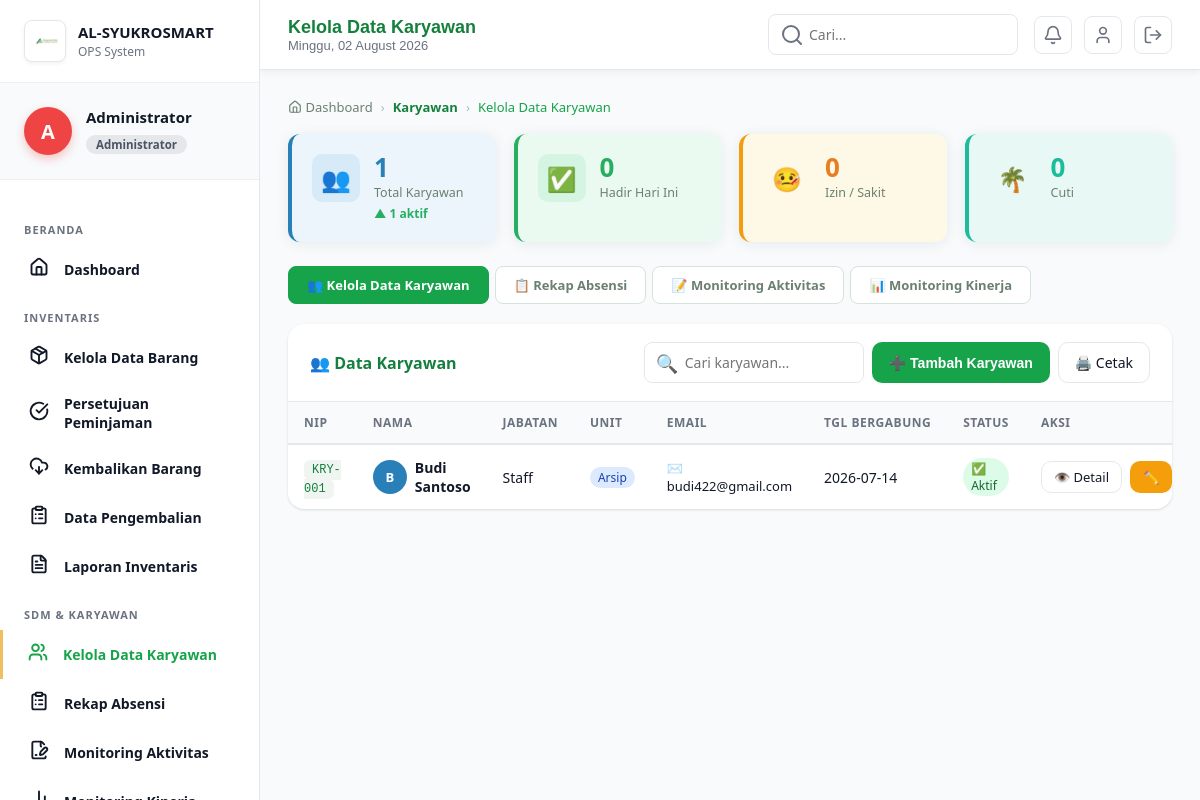
The app's page /dashboard.php?mod=karyawan&sub=data_karyawan (signed in) with its own data.
### tables this page shows
CREATE TABLE `users` (
  `id` int(11) NOT NULL,
  `name` varchar(100) NOT NULL,
  `username` varchar(50) NOT NULL,
  `email` varchar(100) NOT NULL,
  `password` varchar(255) NOT NULL,
  `role` varchar(50) NOT NULL,
  `unit` varchar(50) DEFAULT NULL,
  `created_at` date DEFAULT NULL
);

CREATE TABLE `karyawan` (
  `id` int(11) NOT NULL,
  `nip` varchar(50) NOT NULL,
  `nama` varchar(100) NOT NULL,
  `jabatan` varchar(100) DEFAULT NULL,
  `unit` varchar(50) DEFAULT NULL,
  `email` varchar(100) DEFAULT NULL,
  `telp` varchar(50) DEFAULT NULL,
  `status` varchar(50) DEFAULT NULL,
  `tgl_bergabung` date DEFAULT NULL,
  `kehadiran` int(11) DEFAULT 100,
  `kinerja` int(11) DEFAULT 90
);

### config/auth.php (called while the page is built, shortened)
<?php
require_once __DIR__ . '/database.php';
function isLoggedIn() {
    return isset($_SESSION['user_id']);
}
function getCurrentUser() {
    global $conn;
    $stmt = $conn->prepare("SELECT * FROM users WHERE id=?");
    $stmt->bind_param("i", $_SESSION['user_id']);
    $stmt->execute();
    return $stmt->get_result()->fetch_assoc();
}
function getRoleName($role) {
    $roles = [
        'admin' => 'Administrator',
        'staff' => 'Staff',
        'karyawan' => 'Karyawan',
        'admin_hr' => 'Admin HR',
        'eo' => 'Event Organizer',
        'admin_fasilitas' => 'Admin Fasilitas',
        'teknisi' => 'Teknisi',
        'manager' => 'Manager/Pimpinan',
        'admin_arsip' => 'Admin Arsip'
    ];
    return $roles[$role] ?? $role;
}

### pages/karyawan.php (the view, shortened to what this page needs)
<?php
$karyawans  = $conn->query("SELECT * FROM karyawan")->fetch_all(MYSQLI_ASSOC);
$absenToday = $conn->query("SELECT * FROM absensi")->fetch_all(MYSQLI_ASSOC);
$hadir  = count(array_filter($absenToday, fn($a)=>$a['status']==='hadir'));
$izin   = count(array_filter($absenToday, fn($a)=>in_array($a['status'],['izin','sakit'])));
$cuti   = count(array_filter($absenToday, fn($a)=>$a['status']==='cuti'));
$aktif  = count(array_filter($karyawans,  fn($k)=>$k['status']==='aktif'));
$sub = $_GET['sub'] ?? '';
?>
<div class="stats-grid">
    <div class="stat-card c-blue"><div class="stat-icon c-blue">👥</div>
        <div class="stat-info"><h3><?= count($karyawans) ?></h3><p>Total Karyawan</p><div class="stat-change up">▲ <?= $aktif ?> aktif</div></div>
    </div>
    <div class="stat-card c-green"><div class="stat-icon c-green">✅</div>
        <div class="stat-info"><h3><?= $hadir ?></h3><p>Hadir Hari Ini</p></div>
    </div>
    <div class="stat-card c-orange"><div class="stat-icon c-orange">🤒</div>
        <div class="stat-info"><h3><?= $izin ?></h3><p>Izin / Sakit</p></div>
    </div>
    <div class="stat-card c-teal"><div class="stat-icon c-teal">🌴</div>
        <div class="stat-info"><h3><?= $cuti ?></h3><p>Cuti</p></div>
    </div>
</div>
<div class="tab-nav-bar">
<?php if (in_array($role,['admin','admin_hr'])): ?>
    <a href="?mod=karyawan&sub=data_karyawan"        class="tab-link <?= $sub==='data_karyawan'?'active':'' ?>">👥 Kelola Data Karyawan</a>
    <a href="?mod=karyawan&sub=rekap_absensi"        class="tab-link <?= $sub==='rekap_absensi'?'active':'' ?>">📋 Rekap Absensi</a>
    <a href="?mod=karyawan&sub=monitoring_aktivitas" class="tab-link <?= $sub==='monitoring_aktivitas'?'active':'' ?>">📝 Monitoring Aktivitas</a>
    <a href="?mod=karyawan&sub=monitoring_kinerja"   class="tab-link <?= $sub==='monitoring_kinerja'?'active':'' ?>">📊 Monitoring Kinerja</a>
<?php elseif($role==='manager'): ?>
    <a href="?mod=karyawan&sub=data_karyawan"      class="tab-link <?= $sub==='data_karyawan'?'active':'' ?>">👥 Data Karyawan</a>
    <a href="?mod=karyawan&sub=monitoring_kinerja" class="tab-link <?= $sub==='monitoring_kinerja'?'active':'' ?>">📊 Monitoring Kinerja</a>
<?php elseif($role==='karyawan'): ?>
    <a href="?mod=karyawan&sub=profil" class="tab-link <?= $sub==='profil'?'active':'' ?>">👤 Lihat / Edit Profil</a>
<?php endif; ?>
</div>
<?php
if ($sub === 'data_karyawan'): ?>
<div class="card">
    <div class="card-header">
        <div class="card-title">👥 Data Karyawan</div>
        <div class="flex gap-2" style="flex-wrap: wrap;">
            <div class="search-input-wrap" style="flex: 1; min-width: 130px; max-width: 220px;"><span class="search-icon">🔍</span><input type="text" id="tableSearch" placeholder="Cari karyawan..." style="width: 100%;"></div>
            <?php if(in_array($role,['admin','admin_hr'])): ?>
            <button class="btn btn-success" onclick="openModal('modalTambahKaryawan')">➕ Tambah Karyawan</button>
            <a href="print.php?type=karyawan" target="_blank" class="btn btn-outline">🖨️ Cetak</a>
            <?php endif; ?>
        </div>
    </div>
    <div class="table-wrap">
        <table>
            <thead><tr><th data-sort>NIP</th><th data-sort>Nama</th><th>Jabatan</th><th>Unit</th><th>Email</th><th>Tgl Bergabung</th><th>Status</th><th>Aksi</th></tr></thead>
            <tbody>
            <?php foreach($karyawans as $k):
                $sb = $k['status']==='aktif'?'<span class="badge badge-success">✅ Aktif</span>':'<span class="badge badge-warning">🌴 '.$k['status'].'</span>';
                $init = strtoupper($k['nama'][0]);
                $colors=['#1a6b3c','#2980b9','#9b59b6','#e67e22','#e74c3c','#1abc9c'];
                $color = $colors[$k['id']%count($colors)];
            ?>
            <tr>
                <td><code class="kode"><?= $k['nip'] ?></code></td>
                <td>
                    <div class="flex items-center gap-2">
                        <div style="width:34px;height:34px;border-radius:50%;background:<?= $color ?>;display:flex;align-items:center;justify-content:center;color:white;font-weight:700;font-size:13px;flex-shrink:0;"><?= $init ?></div>
                        <strong><?= htmlspecialchars($k['nama']) ?></strong>
                    </div>
                </td>
                <td><?= $k['jabatan'] ?></td>
                <td><span class="badge badge-info"><?= $k['unit'] ?></span></td>
                <td style="font-size:13px;">✉️ <?= $k['email'] ?></td>
                <td><?= $k['tgl_bergabung'] ?></td>
                <td><?= $sb ?></td>
                <td>
                    <div class="flex gap-2">
                        <button class="btn btn-outline btn-sm" onclick="lihatKaryawan('<?= htmlspecialchars(json_encode($k), ENT_QUOTES) ?>')">👁️ Detail</button>
                        <?php if(in_array($role,['admin','admin_hr'])): ?>
                        <button class="btn btn-warning btn-sm" onclick="editKaryawan('<?= htmlspecialchars(json_encode($k), ENT_QUOTES) ?>')">✏️</button>
                        <?php endif; ?>
                    </div>
                </td>
            </tr>
            <?php endforeach; ?>
            </tbody>
        </table>
    </div>
</div>
<?php
endif; ?>

### config/sidebar.php (shortened to what this page needs)
<?php
$user        = getCurrentUser();
$role        = $user['role']      ?? 'staff';
$roleName    = getRoleName($role);
$userInitial = strtoupper(substr($user['name'] ?? 'U', 0, 1));
$mod         = $_GET['mod']  ?? '';
$sub         = $_GET['sub']  ?? '';
function sideNavItem($href, $icon, $label, $activeMod, $curMod, $curSub = '', $activeSub = '', $badge = 0, $badgeId = '') {
    $isActive = ($curMod === $activeMod && ($activeSub === '' || $curSub === $activeSub));
    $cls      = $isActive ? 'nav-item active' : 'nav-item';
    $style = ($badge > 0) ? '' : 'display:none;';
    $idAttr = $badgeId ? " id='$badgeId'" : '';
    $bdg = ($badge > 0 || $badgeId) ? "<span class='nav-badge'$idAttr style='$style'>" . ($badge > 0 ? $badge : '') . "</span>" : '';
    return "<a href='$href' class='$cls'><span class='nav-icon'><i data-lucide='$icon' style='width:20px;height:20px;stroke-width:2.25px;'></i></span> $label $bdg</a>";
}
function sideSection($label) {
    return "<div class='nav-section-label'>$label</div>";
}
?>
<?php
global $conn;
$pendingPeminjamanCount = 0;
if (isset($conn)) {
    $resPjm = $conn->query("SELECT COUNT(*) as cnt FROM peminjaman WHERE status='pending'");
    if ($resPjm) $pendingPeminjamanCount = (int)$resPjm->fetch_assoc()['cnt'];
}
?>
<aside class="sidebar">
    <div class="sidebar-header" style="border-bottom: 1px solid #f0f0f0; padding: 20px 24px;">
        <div class="sidebar-brand" style="display:flex; align-items:center; gap:12px;">
            <div class="logo-icon" style="background: white; border: 1px solid #e5e7eb; border-radius: 8px; width: 42px; height: 42px; display: flex; align-items: center; justify-content: center; box-shadow: 0 2px 4px rgba(0,0,0,0.05); flex-shrink: 0;">
                <img src="logo.png" alt="Logo" style="height:20px; width:auto; display:block; object-fit:contain;">
            </div>
            <div class="logo-text">
                <strong style="display:block; font-size:15px; color:#111827; font-weight:800; line-height:1.2;">AL-SYUKROSMART</strong>
                <span style="display:block; font-size:12px; color:#6B7280; margin-top:2px;">OPS System</span>
            </div>
        </div>
    </div>
    <div class="sidebar-user" style="padding: 24px 24px; display: flex; align-items: center; gap: 14px; background: #f8fafc; border-bottom: 1px solid #f0f0f0; margin-bottom: 10px;">
        <div class="user-avatar" style="width: 48px; height: 48px; font-size: 20px; background: #EF4444; color: white; border-radius: 50%; display: flex; align-items: center; justify-content: center; font-weight: bold; box-shadow: 0 4px 10px rgba(239, 68, 68, 0.3); flex-shrink: 0;">
            <?= $userInitial ?>
        </div>
        <div class="user-info">
            <strong style="display: block; font-size: 15px; color: #111827; font-weight: 700; margin-bottom: 4px;"><?= htmlspecialchars($user['name'] ?? 'User') ?></strong>
            <span style="display: inline-block; font-size: 11.5px; color: #4B5563; background: #E5E7EB; padding: 2px 10px; border-radius: 12px; font-weight: 600;"><?= $roleName ?></span>
        </div>
    </div>
    <nav class="sidebar-nav">
        <?= sideSection('Beranda') ?>
        <?= sideNavItem('dashboard.php', 'home', 'Dashboard', '', $mod) ?>
        <?php if ($role === 'admin'): ?>
        <?= sideSection('Inventaris') ?>
        <?= sideNavItem('dashboard.php?mod=inventory&sub=barang',     'package', 'Kelola Data Barang',       'inventory', $mod, $sub, 'barang') ?>
        <?= sideNavItem('dashboard.php?mod=inventory&sub=approval',   'check-circle', 'Persetujuan Peminjaman',   'inventory', $mod, $sub, 'approval', $pendingPeminjamanCount, 'badge-peminjaman') ?>
        <?= sideNavItem('dashboard.php?mod=inventory&sub=kembali',    'download-cloud', 'Kembalikan Barang',      'inventory', $mod, $sub, 'kembali') ?>
        <?= sideNavItem('dashboard.php?mod=inventory&sub=riwayat',    'clipboard-list', 'Data Pengembalian',        'inventory', $mod, $sub, 'riwayat') ?>
        <?= sideNavItem('dashboard.php?mod=inventory&sub=laporan_inv','file-text', 'Laporan Inventaris',       'inventory', $mod, $sub, 'laporan_inv') ?>
        <?= sideSection('SDM & Karyawan') ?>
        <?= sideNavItem('dashboard.php?mod=karyawan&sub=data_karyawan',       'users','Kelola Data Karyawan',  'karyawan',$mod,$sub,'data_karyawan') ?>
        <?= sideNavItem('dashboard.php?mod=karyawan&sub=rekap_absensi',       'clipboard-list','Rekap Absensi',          'karyawan',$mod,$sub,'rekap_absensi') ?>
        <?= sideNavItem('dashboard.php?mod=karyawan&sub=monitoring_aktivitas','file-signature','Monitoring Aktivitas',   'karyawan',$mod,$sub,'monitoring_aktivitas') ?>
        <?= sideNavItem('dashboard.php?mod=karyawan&sub=monitoring_kinerja',  'bar-chart-2','Monitoring Kinerja',     'karyawan',$mod,$sub,'monitoring_kinerja') ?>
        <?php endif; ?>
    </nav>
</aside>

### dashboard.php (style rules this page uses)
.tab-nav-bar { display:flex;gap:6px;margin-bottom:20px;flex-wrap:wrap; }
.tab-link { padding:9px 18px;border-radius:8px;font-size:13px;font-weight:600;text-decoration:none;color:#6b8070;background:#fff;border:1.5px solid #d4e4da;transition:.2s;display:flex;align-items:center;gap:6px; }
.tab-link.active { background:var(--primary);color:white;border-color:var(--primary); }
.kode { background:#f0f5f2;padding:3px 8px;border-radius:6px;font-size:12px;font-family:monospace;color:var(--primary-dark); }

### records on screen
users: name "A", name "Administrator", role "Administrator"
karyawan: status "1", nip "KRY-001", nama "B", nama "Budi Santoso", jabatan "Staff", unit "Arsip", email "budi422@gmail.com", tgl_bergabung "2026-07-14", shows "✅ Aktif"

### other values on screen
$label "BERANDA INVENTARIS SDM & KARYAWAN"
$label "Dashboard Kelola Data Barang Persetujuan Peminjaman Kembalikan Barang Data Pengembalian Laporan Inventaris Kelola Data Karyawan Rekap Absensi Monitoring Aktivitas"
$pageTitle "Kelola Data Karyawan"
$ml[$mod] "Karyawan"
$subTitles[$sub] "Kelola Data Karyawan"
count($karyawans) "1"
$hadir "0"
$izin "0"
$cuti "0"
